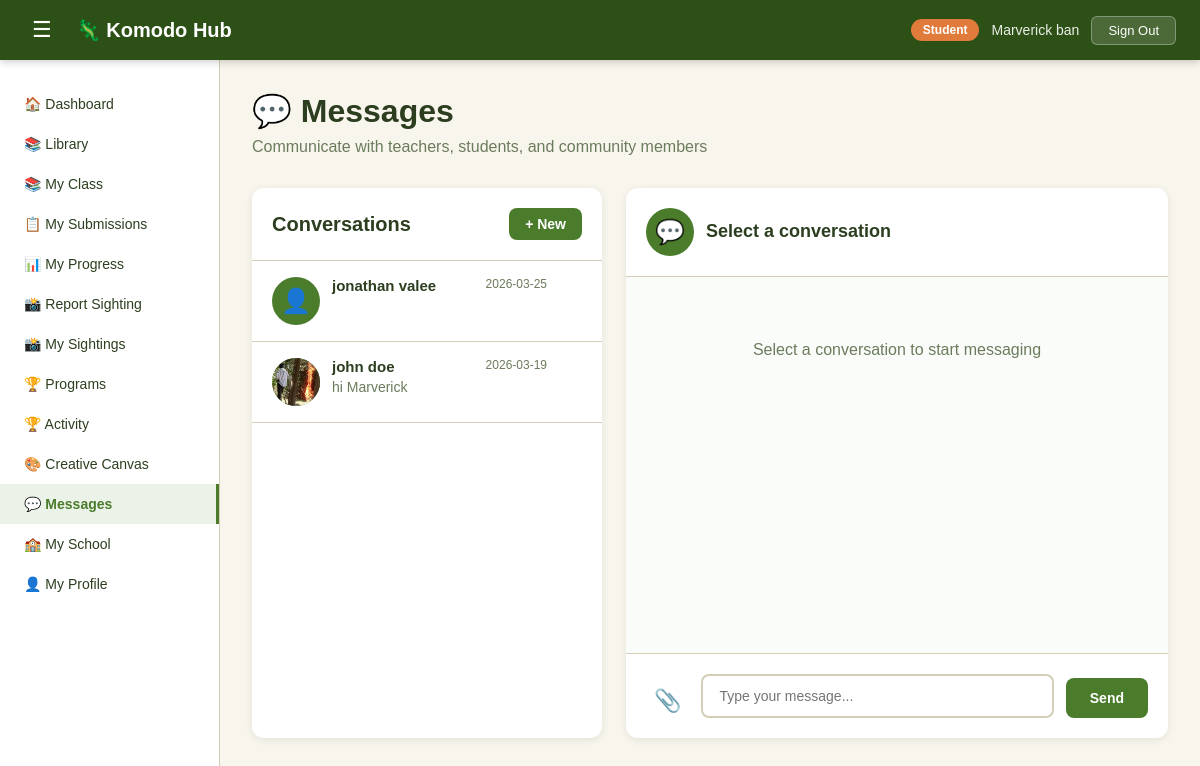
Page /messages (signed in) on the earlier database version.
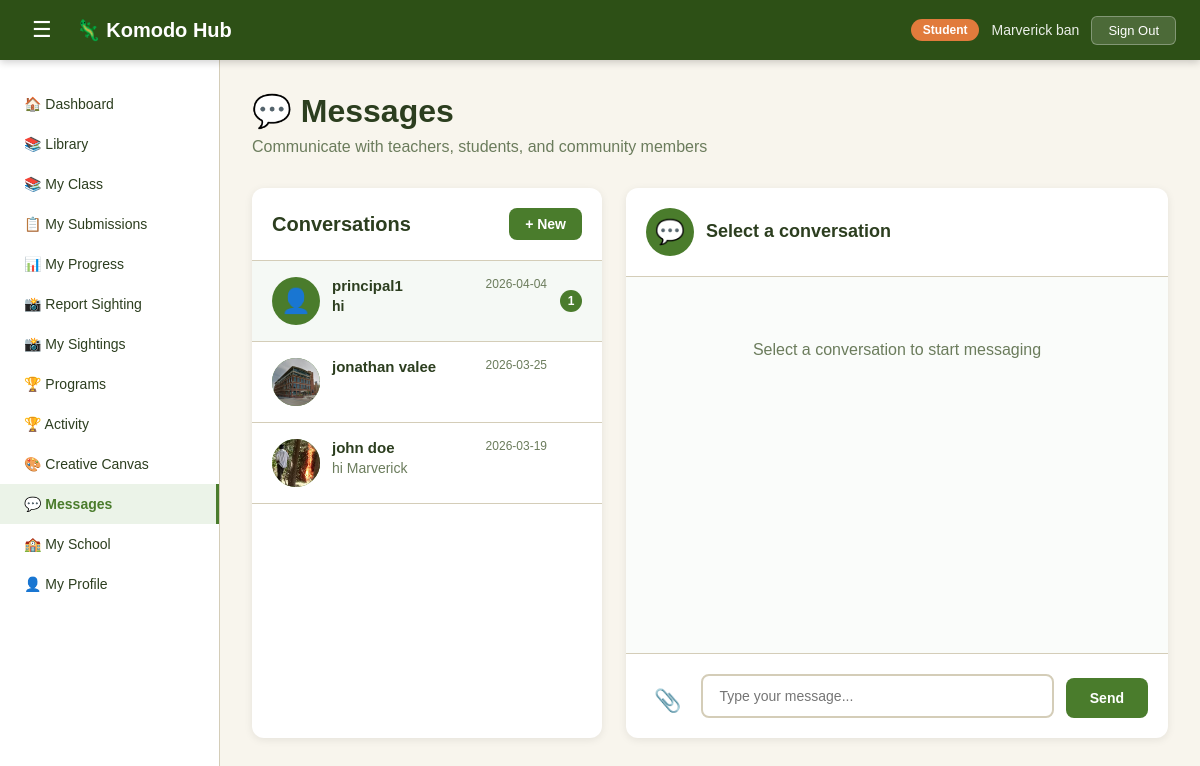
Same page on the later database version.
### tables this page shows
CREATE TABLE user(
    user_id INTEGER PRIMARY KEY AUTOINCREMENT,
    fullname TEXT NOT NULL,
    email TEXT NOT NULL,
    role TEXT,
    password TEXT NOT NULL,
    organization_id INTEGER, avatar TEXT, phone TEXT, location TEXT, created_at TIMESTAMP DEFAULT '2025-01-01', status TEXT DEFAULT 'active', points INTEGER DEFAULT 0,
    FOREIGN KEY (organization_id) REFERENCES organization(organization_id)
);

### app.py (the view)
@app.route('/messages')
def get_messages():
    if 'user_id' not in session:
        return redirect(url_for('login_get'))
    user = db.fetch_one('SELECT * FROM user WHERE user_id = ?', (session['user_id'],))
    sql = '''
        SELECT
            u.user_id, u.fullname, u.role, u.avatar,
            m.body as last_message,
            m.sent_at as last_time,
            (SELECT COUNT(*) FROM message
             WHERE sender_id = u.user_id
             AND receiver_id = ?
             AND is_read = 0) as unread_count
        FROM user u
        JOIN message m ON m.message_id = (
            SELECT message_id FROM message
            WHERE (sender_id = u.user_id AND receiver_id = ?)
               OR (sender_id = ? AND receiver_id = u.user_id)
            ORDER BY sent_at DESC LIMIT 1
        )
        WHERE u.user_id != ?
        GROUP BY u.user_id
        ORDER BY last_time DESC
    '''
    conversations = db.fetch_query(sql, (
        session['user_id'], session['user_id'],
        session['user_id'], session['user_id']
    ))
    return render_template('shared/messages.html', user=user, conversations=conversations)

### app.py (called while the page is built)
@app.context_processor
def inject_enrolled_class():
    if session.get('role') == 'student' and session.get('user_id'):
        enrolled_class = db.fetch_one(
            'SELECT class_id FROM class_enrollment WHERE student_id = ? LIMIT 1',
            (session['user_id'],)
        )
        return {'enrolled_class': enrolled_class}
    return {'enrolled_class': None}

### database.py (called while the page is built)
def fetch_query(sql, params=()):
    with sqlite3.connect('Komodo_DB.db') as con:
        con.row_factory = sqlite3.Row
        cur = con.cursor()
        cur.execute(sql, params)
        rows = cur.fetchall()
        return rows

def fetch_one(sql, params=()):
    with sqlite3.connect('Komodo_DB.db') as con:
        con.row_factory = sqlite3.Row
        cur = con.cursor()
        cur.execute(sql, params)
        row = cur.fetchone()
        return row

### templates/shared/messages.html (shortened to what this page needs)
<!DOCTYPE html>
<html lang="en">
<head>
    <link rel="stylesheet" href="{{ url_for('static', filename='css/style.css') }}">
    <link rel="stylesheet" href="{{ url_for('static', filename='css/dashboard.css') }}">
    <link rel="stylesheet" href="{{ url_for('static', filename='css/tabs/messages.css') }}">
</head>
<body class="dashboard-body">
    {% include 'shared/navbar.html' %}
    <div class="dash-layout">
        {% include 'shared/sidebar.html' %}
        <main class="dash-main">
            <div class="page-header">
                <h1>&#128172; Messages</h1>
                <p>Communicate with teachers, students, and community members</p>
            </div>
            <div class="messages-container">
                <div class="conversations-panel">
                    <div class="panel-header">
                        <h2>Conversations</h2>
                        <button class="btn-new-message" onclick="newMessage()">+ New</button>
                    </div>
                    <div class="conversations-list" id="conversations-list">
                        {% for c in conversations %}
                        <div class="conversation-item {% if c['unread_count'] > 0 %}unread{% endif %}"
                             data-user-id="{{ c['user_id'] }}"
                             onclick="openConversation({{ c['user_id'] }}, '{{ c['fullname'] }}', '{{ c['role'] }}', '{{ c['avatar'] or '' }}')">
                            <div class="conv-avatar">
                                {% if c['avatar'] %}
                                    <img src="{{ url_for('static', filename=c['avatar']) }}"
                                         style="width:100%;height:100%;object-fit:cover;border-radius:50%;">
                                {% else %}
                                    👤
                                {% endif %}
                            </div>
                            <div class="conv-info">
                                <div class="conv-header">
                                    <span class="conv-name">{{ c['fullname'] }}</span>
                                    <span class="conv-time">{{ c['last_time'][:10] if c['last_time'] else '' }}</span>
                                </div>
                                <p class="conv-preview">
                                    {{ c['last_message'][:40] if c['last_message'] else '' }}{% if c['last_message'] and c['last_message']|length > 40 %}...{% endif %}
                                </p>
                            </div>
                            {% if c['unread_count'] > 0 %}
                            <span class="unread-badge">{{ c['unread_count'] }}</span>
                            {% endif %}
                        </div>
                        {% else %}
                        <div data-placeholder style="padding:20px; text-align:center; color:var(--text-muted); font-size:14px;">
                            No conversations yet. Start one with + New!
                        </div>
                        {% endfor %}
                    </div>
                </div>
                <div class="messages-panel">
                    <div class="thread-header">
                        <div class="thread-user">
                            <div class="thread-avatar">💬</div>
                            <div class="thread-info">
                                <h3>Select a conversation</h3>
                            </div>
                        </div>
                    </div>
                    <div class="messages-thread" id="messages-thread">
                        <div style="text-align:center; padding:40px; color:var(--text-muted);">
                            <p>Select a conversation to start messaging</p>
                        </div>
                    </div>
                    <div class="message-input-container">
                        <label class="btn-attach" for="attachment-input" title="Attach file">&#128206;</label>
                        <textarea id="message-input" placeholder="Type your message..." rows="1"></textarea>
                        <button class="btn-send" onclick="sendMessage()">Send</button>
                    </div>
                </div>
            </div>
        </main>
    </div>
</body>
</html>

### templates/shared/navbar.html
    <nav class="dash-nav">
        <div class="dash-nav-left">
            <button class="sidebar-toggle" onclick="toggleSidebar()">&#9776;</button>
            <a href="/dashboard/{{ user['role'] }}" class="dash-logo">&#129422; Komodo Hub</a>
        </div>
        <div class="dash-nav-right">
            <span class="nav-role-badge">{{ user['role'].replace('-', ' ').title() }}</span>
            <span class="nav-username">{{ user['fullname'] }}</span>
            <button class="btn-signout" onclick="signOut()">Sign Out</button>
        </div>
    </nav>

### templates/shared/sidebar.html (shortened to what this page needs)
<aside class="sidebar" id="sidebar">
    <ul class="sidebar-menu">
        {% if user['role'] == 'student' %}
        <li class="sidebar-item {% if request.path == '/dashboard/student' %}active{% endif %}"><a href="/dashboard/student">&#127968; Dashboard</a></li>
        <li class="sidebar-item {% if request.path == '/species-library' %}active{% endif %}"><a href="/species-library">&#128218; Library</a></li>
        {% if enrolled_class %}
        <li class="sidebar-item {% if '/my-syllabus/' in request.path %}active{% endif %}">
            <a href="/my-syllabus/{{ enrolled_class['class_id'] }}">&#128218; My Class</a></li>
        {% endif %}
        <li class="sidebar-item {% if request.path == '/my-submissions' %}active{% endif %}"><a href="/my-submissions">📋 My Submissions</a></li>
        <li class="sidebar-item {% if '/student-progress/' in request.path %}active{% endif %}"><a href="/student-progress/{{ user['user_id'] }}">📊 My Progress</a>
        <li class="sidebar-item {% if request.path == '/report-sighting' %}active{% endif %}"><a href="/report-sighting">&#128248; Report Sighting</a></li>
        <li class="sidebar-item {% if request.path == '/sighting-reports' %}active{% endif %}"><a href="/sighting-reports">&#128248; My Sightings</a></li>
        <li class="sidebar-item {% if request.path == '/programs' %}active{% endif %}"><a href="/programs">&#127942; Programs</a></li>
        <li class="sidebar-item {% if request.path == '/activities' %}active{% endif %}"><a href="/activities">&#127942; Activity</a></li>
        <li class="sidebar-item {% if request.path == '/creative-canvas' %}active{% endif %}"><a href="/creative-canvas">&#127912; Creative Canvas</a></li>
        <li class="sidebar-item {% if request.path == '/messages' %}active{% endif %}"><a href="/messages">&#128172; Messages</a></li>
        <li class="sidebar-item {% if request.path == '/my-organization' %}active{% endif %}"><a href="/my-organization">&#127979; My School</a></li>
        <li class="sidebar-item {% if request.path == '/my-profile' %}active{% endif %}"><a href="/my-profile">&#128100; My Profile</a></li>
        {% endif %}
    </ul>
</aside>

### static/css/style.css (style rules this page uses)
* { margin: 0; padding: 0; box-sizing: border-box; }
:root { --primary-green: #2D5016; --secondary-green: #4A7C2C; --accent-orange: #E17B3C; --light-bg: #F8F5ED; --white: #FFFFFF; --text-dark: #2C3E1F; --text-muted: #6B7C5C; --border-color: #D4CDB8; }
body { font-family: Arial, sans-serif; background-color: var(--light-bg); min-height: 100vh; display: flex; align-items: center; justify-content: center; padding: 20px; }

### static/css/dashboard.css (style rules this page uses)
.dashboard-body { display: block; padding: 0; background-color: var(--light-bg); min-height: 100vh; }
.dash-nav { background-color: var(--primary-green); color: var(--white); padding: 0 24px; height: 60px; display: flex; align-items: center; justify-content: space-between; position: sticky; top: 0; z-index: 100; box-shadow: 0 2px 8px rgba(0,0,0,0.2); }
.dash-nav-left { display: flex; align-items: center; gap: 16px; }
.dash-logo { color: var(--white); text-decoration: none; font-size: 20px; font-weight: bold; }
.sidebar-toggle { background: none; border: none; color: var(--white); font-size: 22px; cursor: pointer; padding: 4px 8px; border-radius: 4px; }
.dash-nav-right { display: flex; align-items: center; gap: 12px; }
.nav-role-badge { background-color: var(--accent-orange); color: var(--white); padding: 4px 12px; border-radius: 20px; font-size: 12px; font-weight: bold; }
.nav-username { font-size: 14px; color: rgba(255,255,255,0.9); }
.btn-signout { background-color: rgba(255,255,255,0.15); color: var(--white); border: 1px solid rgba(255,255,255,0.3); padding: 6px 16px; border-radius: 6px; font-size: 13px; cursor: pointer; }
.dash-layout { display: flex; min-height: calc(100vh - 60px); }
.sidebar { width: 220px; background-color: var(--white); border-right: 1px solid var(--border-color); padding: 24px 0; flex-shrink: 0; transition: width 0.3s ease; position: sticky; top: 60px; height: calc(100vh - 60px); overflow-y: auto; }
.sidebar-menu { list-style: none; }
.sidebar-item a { display: block; padding: 12px 24px; color: var(--text-dark); text-decoration: none; font-size: 14px; font-weight: 500; transition: background 0.2s; }
.sidebar-item.active a { background-color: #EBF3E8; color: var(--secondary-green); border-right: 3px solid var(--secondary-green); font-weight: bold; }
.dash-main { flex: 1; padding: 32px; overflow-y: auto; }

Differences in the rows shown:
now on this page (row unchanged): user: fullname "principal1", c "2026-04-04", c "hi", unread_count "1"
changed user "jonathan valee": avatar: picture added
